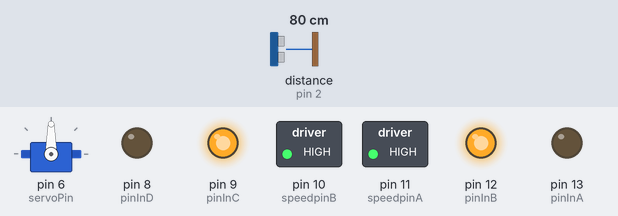
The sketch below on a simulated Arduino Uno, built with avr-gcc and run on an emulated ATmega328P. Parts: servo, switched loads named in the sketch (green lamp = pin HIGH), output pins drawn as LEDs (lit = HIGH). Wiring (inferred from the names in the program): ultrasonic range finder: trigger pin 3; echo pin 2. Dashed ring = blinking. Inputs (shaded band) come from the test bench; at power-on: distance to the obstacle (sensor on pin 2) 80 cm. The echo pulse lasts 58.3 µs per cm; pins used as bus, display or sensor lines are not drawn.

Above: at 1.2 s.
1.3 s: distance to the obstacle (sensor on pin 2) set to 68 cm
2.8 s: distance to the obstacle (sensor on pin 2) set to 58 cm
At 3.05 s:
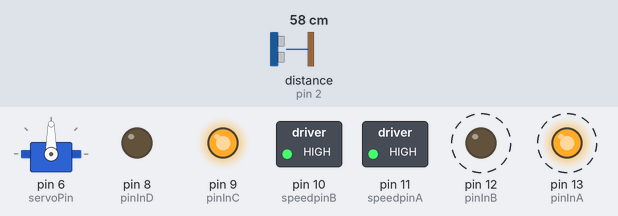
5.8 s: distance to the obstacle (sensor on pin 2) set to 28 cm
8.8 s: distance to the obstacle (sensor on pin 2) set to 23 cm
At 10.1 s:
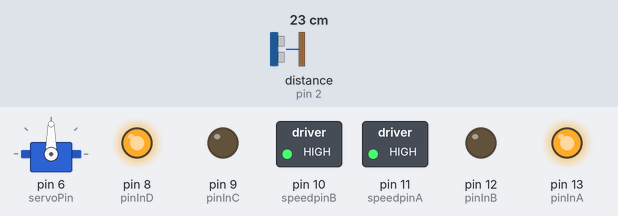
10.4 s: distance to the obstacle (sensor on pin 2) set to 120 cm
At 12.6 s:
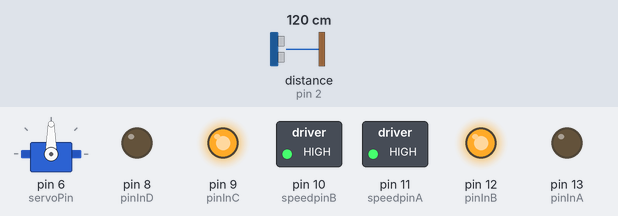
13.4 s: distance to the obstacle (sensor on pin 2) set to 2 cm
At 14.6 s:
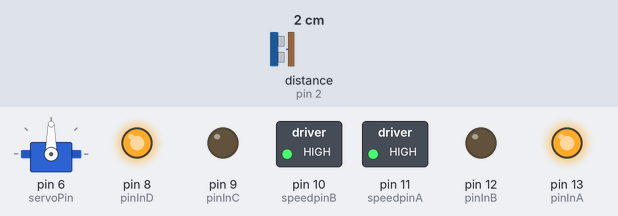
Timing chart, 0 to 16.1 s (numbered marks = the images above; inputs shaded):
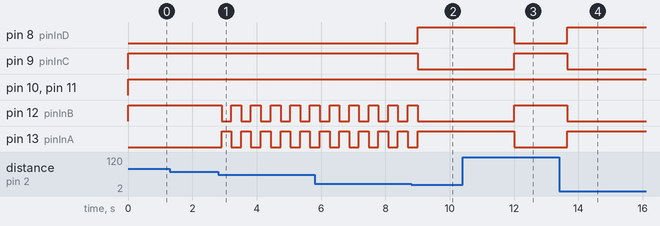

The sketch:

Car_Test.ino
```cpp
// This code was created by Gordon Quach to allow his car to drive autonomously through a
// course with four straights and four turns.

/* ************************************************************************************** */
// Servo header
#include <Servo.h>

/* ************************************************************************************** */
/* Global Variables                                                                       */
// Ultrasonic Range Sensor
int echoPin=2;
int trigPin=3;
long distance;

// Servo
int servoPin = 6;     // Requires PWM Port
Servo myservo;        // create servo object to control a servo
int pos = 0;

// Motor A
int pinInA=13;
int pinInB=12;
int speedpinA=11;     // Requires PWM port

// Motor B
int pinInC=9;
int pinInD=8;
int speedpinB=10;     // Requires PWM port

int motor_speed=127;


/* ************************************************************************************** */
/* Initial Setup                                                                          */
void setup() {
  // Report back to serial port
  Serial.begin (9600);

  // Ultrasonic Range Sensor
  pinMode(trigPin, OUTPUT);
  pinMode(echoPin, INPUT);

  // Servo
  myservo.attach(servoPin);  // attaches the servo on the specified pin to the servo object

  // Motor A
  pinMode(pinInA,OUTPUT);
  pinMode(pinInB,OUTPUT);
  pinMode(speedpinA,OUTPUT);

  // Motor B
  pinMode(pinInC,OUTPUT);
  pinMode(pinInD,OUTPUT);
  pinMode(speedpinB,OUTPUT);

}
/* ************************************************************************************** */
/* Main Loop                                                                              */
void loop() {

  while( getDistance() != 25 )
  {
    motor_speed = 127;        // Set your speed
    goForward();              // Set the direction of the motors
    delay(300);               // Do the previous setup for 1/2 second

    if (getDistance() >= 10 && getDistance() <= 25)
    {
      turnRight();
      delay(300);
      goForward();
    }
    else if (getDistance() >= 0 && getDistance() < 10)
    {
      motor_speed = 200;        // Set your speed
      goBackward();
      delay(3000);
    }
    else
    {
      goForward();
    }

  }

}
/* ************************************************************************************** */
/* Function Declarations                                                                  */

/* ********************************************** */
/* Ultrasonic Range Sensor Functions              */
long getDistance() {
  long duration;
  long distance;
  digitalWrite(trigPin, LOW);
  delayMicroseconds(2);
  digitalWrite(trigPin, HIGH);
  delayMicroseconds(10);
  digitalWrite(trigPin, LOW);
  duration = pulseIn(echoPin, HIGH);

  // Note: If you prefer to work in centimeters, remove the backslashes from the following
  // line and add in the same two backslashes on the following line with inches.
  //distance = (duration/2) / 29.1;    // Convert to Centimeters
  distance = (duration/2) / 73.746;   // Convert to Inches

  return distance;
}

/* ********************************************** */
/* Motor Functions                                */

// The next four function are the base functions needed to get the motors turning. These
// are programmed at a very physical level. If the wheel does not go the right direction,
// switch the HIGH and LOW.
void rightWheelForward() {
  // Note: Pins A and B are going to be opposite each other at all times. This is
  // required of the L298n motor controller.
  digitalWrite(pinInA,LOW);
  digitalWrite(pinInB,HIGH);
  digitalWrite(speedpinA,motor_speed);
}
void rightWheelReverse() {
  // Note: Pins A and B are going to be opposite each other at all times. This is
  // required of the L298n motor controller.
  digitalWrite(pinInA,HIGH);
  digitalWrite(pinInB,LOW);
  digitalWrite(speedpinA,motor_speed);
}
void leftWheelForward() {
  // Note: Pins C and D are going to be opposite each other at all times. This is
  // required of the L298n motor controller.
  digitalWrite(pinInC,HIGH);
  digitalWrite(pinInD,LOW);
  digitalWrite(speedpinB,motor_speed);
}
void leftWheelReverse() {
  // Note: Pins C and D are going to be opposite each other at all times. This is
  // required of the L298n motor controller.
  digitalWrite(pinInC,LOW);
  digitalWrite(pinInD,HIGH);
  digitalWrite(speedpinB,motor_speed);
}
void stopMotors() {
  // Note: We are setting the speed to 0 to stop the motors.
  digitalWrite(speedpinA,0);
  digitalWrite(speedpinB,0);
}

// The next set of functions are higher level functions in order to utilize what is
// happening at a physical level. We are using regular words that most people would
// understand.
void goForward() {
  rightWheelForward();
  leftWheelForward();
}
void goBackward() {
  rightWheelReverse();
  leftWheelReverse();
}
void turnRight() {
  rightWheelReverse();
  leftWheelForward();
}
void turnLeft() {
  rightWheelForward();
  leftWheelReverse();
}
```

Measured:
- the behaviour switches between 64 and 63 cm on distance to the obstacle (sensor on pin 2) (found by bisection; images 0 and 1)
- the behaviour switches between 26 and 25 cm on distance to the obstacle (sensor on pin 2) (found by bisection; images 1 and 2)
- after the input at 1.3 s, every drawn part: stays the same
- after the input at 2.8 s, pin 12 (pinInB): alternates HIGH for 0.31 s and LOW for 0.30 s, starting after 0.11 s; pin 13 (pinInA): alternates HIGH for 0.30 s and LOW for 0.31 s, starting after 0.11 s
- after the input at 8.8 s, pin 8 (pinInD): LOW → HIGH after 0.20 s; pin 9 (pinInC): HIGH → LOW after 0.20 s; pin 12 (pinInB): goes on until 9.0 s, then stays LOW; pin 13 (pinInA): goes on until 9.0 s, then stays HIGH
- after the input at 10.4 s, pin 8 (pinInD), pin 13 (pinInA): goes on until 12.0 s, then stays LOW; pin 9 (pinInC), pin 12 (pinInB): goes on until 12.0 s, then stays HIGH
- after the input at 13.4 s, pin 8 (pinInD), pin 13 (pinInA): LOW → HIGH after 0.26 s; pin 9 (pinInC), pin 12 (pinInB): HIGH → LOW after 0.26 s
